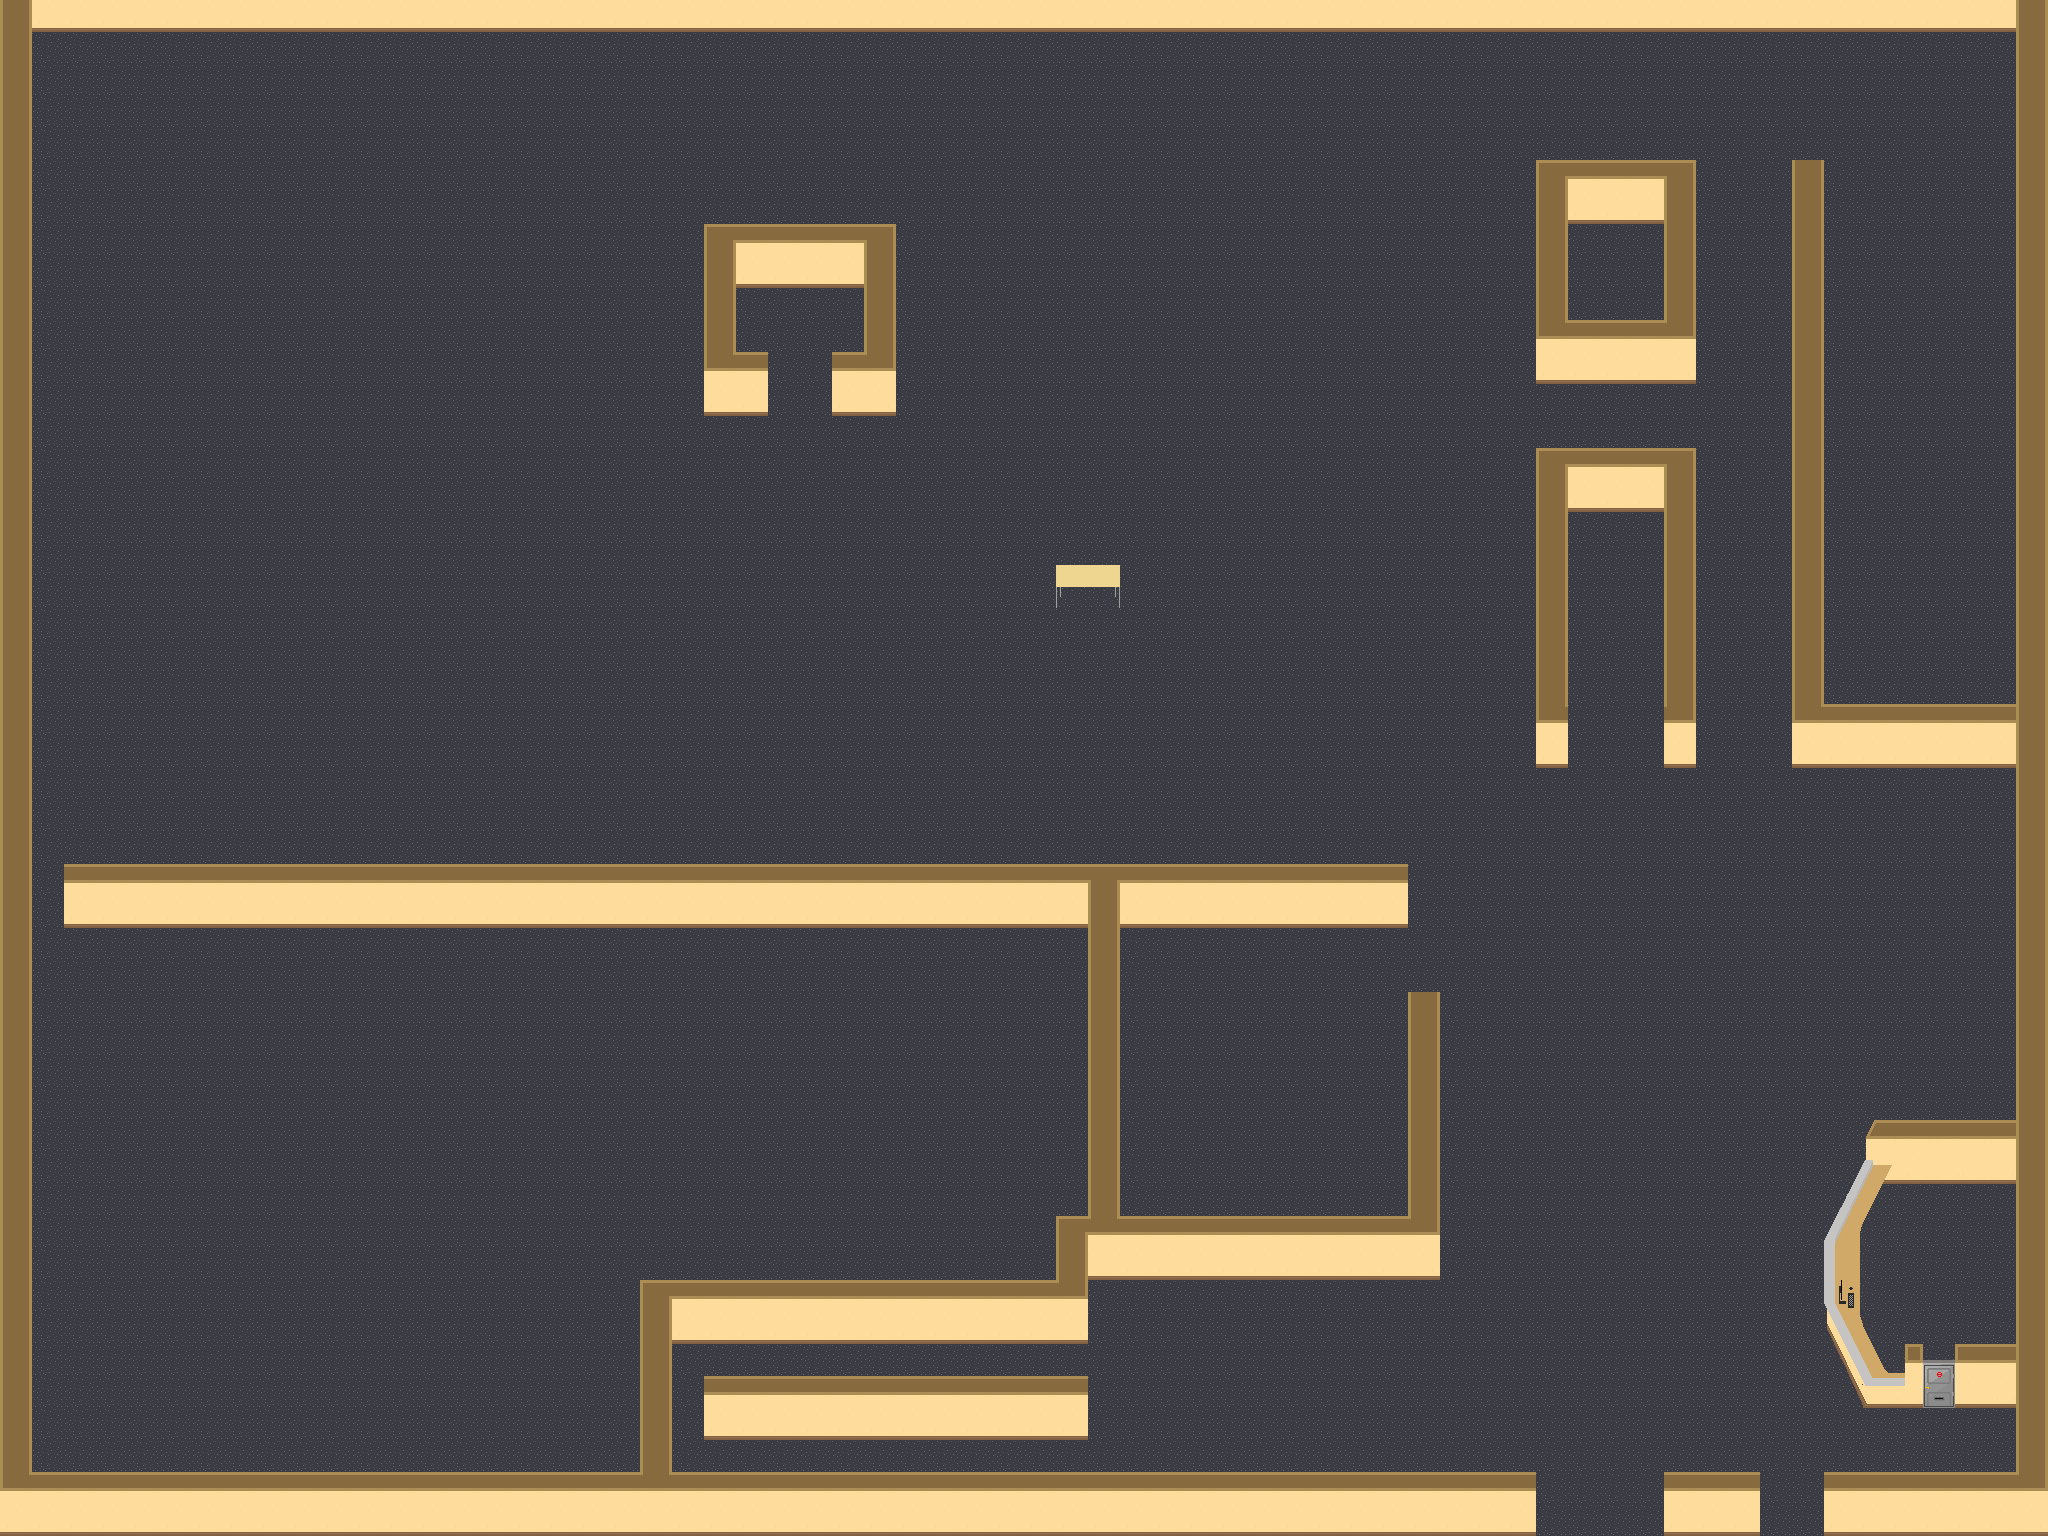

A 2D game scene composited from a Tiled map and its tileset images. What follows is a short description and the map's XML, with each tile layer's data collapsed to a summary:
An orthogonal 64x48 tile map with 32x32 px tiles, 4 tile layers (floor, walls, furniture, decoration), 7 tilesets and 23 objects (6x gate).

<map version="1.8" tiledversion="1.8.2" orientation="orthogonal" renderorder="right-down" width="64" height="48" tilewidth="32" tileheight="32" infinite="0" nextlayerid="10" nextobjectid="63">
 <editorsettings>
  <export target="level2.json" format="json" />
 </editorsettings>
 <tileset firstgid="1" name="library-tiles" tilewidth="32" tileheight="32" tilecount="8" columns="4">
  <image source="../tilesets/library-tileset.png" width="128" height="64" />
 </tileset>
 <tileset firstgid="9" name="chair" tilewidth="32" tileheight="32" tilecount="1" columns="1">
  <image source="../tilesets/chair.png" width="32" height="32" />
 </tileset>
 <tileset firstgid="10" name="chair-gray" tilewidth="32" tileheight="32" tilecount="4" columns="2">
  <image source="../tilesets/chair-gray.png" width="64" height="64" />
  <tile id="0">
   <objectgroup draworder="index" id="4">
    <object id="3" x="11.4317" y="12.4789">
     <polygon points="0,0 -8.46469,8.20289 -8.02836,19.0237 12.4789,19.1983 18.8492,14.0496 19.0237,0" />
    </object>
   </objectgroup>
  </tile>
  <tile id="1">
   <objectgroup draworder="index" id="2">
    <object id="1" x="31.5899" y="9.77366">
     <polygon points="0,0 -0.17453,13.4388 -7.6793,21.2053 -27.1394,20.9436 -27.6629,6.71939 -19.6346,-0.610854" />
    </object>
   </objectgroup>
  </tile>
  <tile id="2">
   <objectgroup draworder="index" id="2">
    <object id="1" x="19.8964" y="11.3444">
     <polygon points="0,0 11.4317,9.25007 11.519,19.1983 -6.71939,19.6346 -16.7548,11.1699 -17.1912,0.349059" />
    </object>
   </objectgroup>
  </tile>
  <tile id="3">
   <objectgroup draworder="index" id="2">
    <object id="1" x="11.6935" y="11.2572">
     <polygon points="0,0 17.802,0.0872648 17.7148,11.6935 7.50477,19.5473 -10.559,19.8964 -10.9081,9.07554" />
    </object>
   </objectgroup>
  </tile>
 </tileset>
 <tileset firstgid="14" name="carpet-gray-dark" tilewidth="32" tileheight="32" tilecount="1" columns="1">
  <image source="../tilesets/carpet-gray-dark.png" width="32" height="32" />
 </tileset>
 <tileset firstgid="15" name="table-wood" tilewidth="64" tileheight="64" tilecount="1" columns="1">
  <image source="../tilesets/table-wood.png" width="64" height="64" />
  <tile id="0">
   <objectgroup draworder="index" id="5">
    <object id="15" x="0.5" y="21.25" width="62.5" height="42" />
   </objectgroup>
  </tile>
 </tileset>
 <tileset firstgid="16" name="wall-paper-beige" tilewidth="32" tileheight="64" tilecount="10" columns="10">
  <image source="../tilesets/wall-paper-beige.png" width="320" height="64" />
 </tileset>
 <tileset firstgid="26" name="reception" tilewidth="192" tileheight="288" tilecount="1" columns="1">
  <image source="../tilesets/reception.png" width="192" height="288" />
 </tileset>
 <layer id="2" name="floor" width="64" height="48">
  <data>[3072 cells, 3072 non-empty, 1 distinct tile ids]</data>
 </layer>
 <layer id="3" name="walls" width="64" height="48">
  <data>[3072 cells, 357 non-empty, 9 distinct tile ids]</data>
 </layer>
 <layer id="4" name="furniture" width="64" height="48">
  <data>[3072 cells, 1 non-empty, 1 distinct tile ids]</data>
 </layer>
 <layer id="5" name="decoration" width="64" height="48">
  <data>[3072 cells, 0 non-empty, 0 distinct tile ids]</data>
 </layer>
 <objectgroup id="9" name="regions">
  <object id="28" x="1823" y="161" width="195" height="545">
   <properties>
    <property name="name" value="自习区A" />
    <property name="type" value="study" />
   </properties>
  </object>
  <object id="32" x="1276" y="702" width="193" height="175">
   <properties>
    <property name="name" value="讨论区B" />
    <property name="type" value="discussion" />
   </properties>
  </object>
  <object id="33" x="732" y="265" width="147" height="133">
   <properties>
    <property name="name" value="休闲区C" />
    <property name="type" value="leisure" />
   </properties>
  </object>
  <object id="36" x="394" y="744" width="320" height="408">
   <properties>
    <property name="name" value="会议室A" />
    <property name="type" value="discussion" />
   </properties>
  </object>
  <object id="62" x="1460.61" y="1209.09" width="348.485" height="251.515">
   <properties>
    <property name="name" value="入口" />
    <property name="type" value="public" />
   </properties>
  </object>
 </objectgroup>
 <objectgroup id="7" name="seats">
  <object id="40" gid="10" x="1072.83" y="564.167" width="32" height="32">
   <properties>
    <property name="chairType" value="chair-gray" />
    <property name="direction" value="down" />
   </properties>
  </object>
  <object id="41" gid="11" x="1072.17" y="625.5" width="32" height="32">
   <properties>
    <property name="chairType" value="chair-gray" />
    <property name="direction" value="up" />
   </properties>
  </object>
  <object id="42" gid="12" x="1122.5" y="599.167" width="32" height="32">
   <properties>
    <property name="chairType" value="chair-gray" />
    <property name="direction" value="left" />
   </properties>
  </object>
  <object id="43" gid="13" x="1020.5" y="598.333" width="32" height="32">
   <properties>
    <property name="chairType" value="chair-gray" />
    <property name="direction" value="right" />
   </properties>
  </object>
  <object id="59" gid="12" x="1879" y="1284" width="32" height="32">
   <properties>
    <property name="chairType" value="chair-gray" />
    <property name="direction" value="left" />
   </properties>
  </object>
 </objectgroup>
 <objectgroup id="8" name="interactables">
  <object id="27" x="1300" y="753.333">
   <properties>
    <property name="type" value="printer" />
   </properties>
   <point />
  </object>
  <object id="48" name="gate2" type="gate" x="1712.67" y="1113" width="64" height="64">
   <properties>
    <property name="direction" value="vertical" />
   </properties>
  </object>
  <object id="49" name="gate1" type="gate" x="1779" y="1113" width="64" height="64">
   <properties>
    <property name="direction" value="vertical" />
   </properties>
  </object>
  <object id="50" name="gate3" type="gate" x="1646" y="1113" width="64" height="64">
   <properties>
    <property name="direction" value="vertical" />
   </properties>
  </object>
  <object id="51" name="gate4" type="gate" x="1580" y="1113" width="64" height="64">
   <properties>
    <property name="direction" value="vertical" />
   </properties>
  </object>
  <object id="52" name="gate5" type="gate" x="1513" y="1113" width="64" height="64">
   <properties>
    <property name="direction" value="vertical" />
   </properties>
  </object>
  <object id="53" name="gate6" type="gate" x="1446" y="1113" width="64" height="64">
   <properties>
    <property name="direction" value="vertical" />
   </properties>
  </object>
  <object id="54" x="1387" y="1292">
   <properties>
    <property name="type" value="printer" />
   </properties>
   <point />
  </object>
 </objectgroup>
</map>